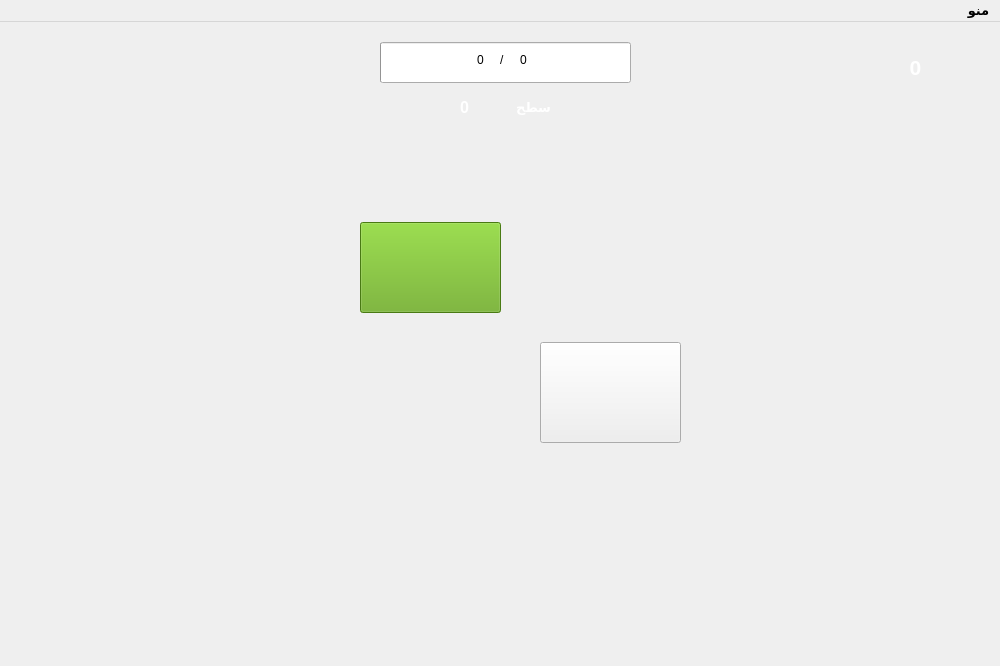
<?xml version="1.0" encoding="UTF-8"?>
<ui version="4.0">
 <class>Farm</class>
 <widget class="QMainWindow" name="Farm">
  <property name="geometry">
   <rect>
    <x>0</x>
    <y>0</y>
    <width>1000</width>
    <height>666</height>
   </rect>
  </property>
  <property name="windowTitle">
   <string>زمين بازي</string>
  </property>
  <property name="windowIcon">
   <iconset resource="resource.qrc">
    <normaloff>:/new/prefix1/Icons/WindowIcon.jpg</normaloff>:/new/prefix1/Icons/WindowIcon.jpg</iconset>
  </property>
  <widget class="QWidget" name="centralwidget">
   <widget class="QLabel" name="label_2">
    <property name="geometry">
     <rect>
      <x>0</x>
      <y>-20</y>
      <width>1000</width>
      <height>666</height>
     </rect>
    </property>
    <property name="text">
     <string/>
    </property>
    <property name="pixmap">
     <pixmap resource="resource.qrc">:/new/prefix1/Icons/Farm.jpg</pixmap>
    </property>
    <property name="scaledContents">
     <bool>true</bool>
    </property>
   </widget>
   <widget class="QPushButton" name="Storage_pbn">
    <property name="geometry">
     <rect>
      <x>500</x>
      <y>130</y>
      <width>101</width>
      <height>91</height>
     </rect>
    </property>
    <property name="cursor">
     <cursorShape>PointingHandCursor</cursorShape>
    </property>
    <property name="toolTip">
     <string>انبار</string>
    </property>
    <property name="styleSheet">
     <string notr="true">background-color: rgb(102, 171, 26);</string>
    </property>
    <property name="text">
     <string/>
    </property>
    <property name="icon">
     <iconset resource="resource.qrc">
      <normaloff>:/new/prefix1/Icons/Storage.png</normaloff>:/new/prefix1/Icons/Storage.png</iconset>
    </property>
    <property name="iconSize">
     <size>
      <width>100</width>
      <height>150</height>
     </size>
    </property>
    <property name="flat">
     <bool>true</bool>
    </property>
   </widget>
   <widget class="QPushButton" name="Siloo_pbn">
    <property name="geometry">
     <rect>
      <x>680</x>
      <y>230</y>
      <width>91</width>
      <height>101</height>
     </rect>
    </property>
    <property name="cursor">
     <cursorShape>PointingHandCursor</cursorShape>
    </property>
    <property name="toolTip">
     <string>سیلو</string>
    </property>
    <property name="text">
     <string/>
    </property>
    <property name="icon">
     <iconset resource="resource.qrc">
      <normaloff>:/new/prefix1/Icons/Siloo.png</normaloff>:/new/prefix1/Icons/Siloo.png</iconset>
    </property>
    <property name="iconSize">
     <size>
      <width>100</width>
      <height>150</height>
     </size>
    </property>
    <property name="flat">
     <bool>true</bool>
    </property>
   </widget>
   <widget class="QPushButton" name="pushButton_3">
    <property name="geometry">
     <rect>
      <x>0</x>
      <y>530</y>
      <width>111</width>
      <height>101</height>
     </rect>
    </property>
    <property name="cursor">
     <cursorShape>PointingHandCursor</cursorShape>
    </property>
    <property name="toolTip">
     <string>فروشگاه</string>
    </property>
    <property name="styleSheet">
     <string notr="true">background-color: rgb(102, 171, 26);</string>
    </property>
    <property name="text">
     <string/>
    </property>
    <property name="icon">
     <iconset resource="resource.qrc">
      <normaloff>:/new/prefix1/Icons/Shop1.png</normaloff>:/new/prefix1/Icons/Shop1.png</iconset>
    </property>
    <property name="iconSize">
     <size>
      <width>200</width>
      <height>100</height>
     </size>
    </property>
    <property name="flat">
     <bool>true</bool>
    </property>
   </widget>
   <widget class="QLabel" name="label_3">
    <property name="geometry">
     <rect>
      <x>940</x>
      <y>10</y>
      <width>55</width>
      <height>71</height>
     </rect>
    </property>
    <property name="text">
     <string/>
    </property>
    <property name="pixmap">
     <pixmap resource="resource.qrc">:/new/prefix1/Icons/Coin2.png</pixmap>
    </property>
    <property name="scaledContents">
     <bool>true</bool>
    </property>
   </widget>
   <widget class="QLabel" name="Num_Coin">
    <property name="geometry">
     <rect>
      <x>890</x>
      <y>30</y>
      <width>51</width>
      <height>31</height>
     </rect>
    </property>
    <property name="font">
     <font>
      <pointsize>11</pointsize>
      <weight>75</weight>
      <bold>true</bold>
     </font>
    </property>
    <property name="styleSheet">
     <string notr="true">color: rgb(255, 255, 255);</string>
    </property>
    <property name="text">
     <string>&lt;html&gt;&lt;head/&gt;&lt;body&gt;&lt;p align=&quot;center&quot;&gt;&lt;span style=&quot; font-size:16pt; font-weight:600;&quot;&gt;0&lt;/span&gt;&lt;/p&gt;&lt;/body&gt;&lt;/html&gt;</string>
    </property>
   </widget>
   <widget class="QPushButton" name="YonjehFarm_pbn">
    <property name="geometry">
     <rect>
      <x>360</x>
      <y>200</y>
      <width>141</width>
      <height>91</height>
     </rect>
    </property>
    <property name="cursor">
     <cursorShape>PointingHandCursor</cursorShape>
    </property>
    <property name="toolTip">
     <string>زمین یونجه</string>
    </property>
    <property name="styleSheet">
     <string notr="true">background-color: rgb(102, 171, 26);</string>
    </property>
    <property name="text">
     <string/>
    </property>
    <property name="icon">
     <iconset resource="resource.qrc">
      <normaloff>:/new/prefix1/Icons/YonjehFarm.jpg</normaloff>:/new/prefix1/Icons/YonjehFarm.jpg</iconset>
    </property>
    <property name="iconSize">
     <size>
      <width>200</width>
      <height>100</height>
     </size>
    </property>
   </widget>
   <widget class="QPushButton" name="GandomFarm_pbn">
    <property name="geometry">
     <rect>
      <x>540</x>
      <y>320</y>
      <width>141</width>
      <height>101</height>
     </rect>
    </property>
    <property name="cursor">
     <cursorShape>PointingHandCursor</cursorShape>
    </property>
    <property name="toolTip">
     <string>زمین گندم</string>
    </property>
    <property name="text">
     <string/>
    </property>
    <property name="icon">
     <iconset resource="resource.qrc">
      <normaloff>:/new/prefix1/Icons/GndomFarm.png</normaloff>:/new/prefix1/Icons/GndomFarm.png</iconset>
    </property>
    <property name="iconSize">
     <size>
      <width>200</width>
      <height>100</height>
     </size>
    </property>
   </widget>
   <widget class="QPushButton" name="SheepHome_pbn">
    <property name="geometry">
     <rect>
      <x>200</x>
      <y>270</y>
      <width>181</width>
      <height>101</height>
     </rect>
    </property>
    <property name="cursor">
     <cursorShape>PointingHandCursor</cursorShape>
    </property>
    <property name="toolTip">
     <string>آغل</string>
    </property>
    <property name="text">
     <string/>
    </property>
    <property name="icon">
     <iconset resource="resource.qrc">
      <normaloff>:/new/prefix1/Icons/Aghol.png</normaloff>:/new/prefix1/Icons/Aghol.png</iconset>
    </property>
    <property name="iconSize">
     <size>
      <width>200</width>
      <height>100</height>
     </size>
    </property>
    <property name="flat">
     <bool>true</bool>
    </property>
   </widget>
   <widget class="QPushButton" name="ChickenHome_pbn">
    <property name="geometry">
     <rect>
      <x>330</x>
      <y>330</y>
      <width>141</width>
      <height>111</height>
     </rect>
    </property>
    <property name="cursor">
     <cursorShape>PointingHandCursor</cursorShape>
    </property>
    <property name="toolTip">
     <string>مرغ داری</string>
    </property>
    <property name="text">
     <string/>
    </property>
    <property name="icon">
     <iconset resource="resource.qrc">
      <normaloff>:/new/prefix1/Icons/Chickenhome.png</normaloff>:/new/prefix1/Icons/Chickenhome.png</iconset>
    </property>
    <property name="iconSize">
     <size>
      <width>200</width>
      <height>100</height>
     </size>
    </property>
    <property name="flat">
     <bool>true</bool>
    </property>
   </widget>
   <widget class="QPushButton" name="CowHome_pbn">
    <property name="geometry">
     <rect>
      <x>440</x>
      <y>410</y>
      <width>161</width>
      <height>101</height>
     </rect>
    </property>
    <property name="cursor">
     <cursorShape>PointingHandCursor</cursorShape>
    </property>
    <property name="toolTip">
     <string>گاوداری</string>
    </property>
    <property name="statusTip">
     <string/>
    </property>
    <property name="text">
     <string/>
    </property>
    <property name="icon">
     <iconset resource="resource.qrc">
      <normaloff>:/new/prefix1/Icons/Cow_Home.png</normaloff>:/new/prefix1/Icons/Cow_Home.png</iconset>
    </property>
    <property name="iconSize">
     <size>
      <width>200</width>
      <height>100</height>
     </size>
    </property>
    <property name="flat">
     <bool>true</bool>
    </property>
   </widget>
   <widget class="QPushButton" name="pushButton">
    <property name="geometry">
     <rect>
      <x>10</x>
      <y>10</y>
      <width>91</width>
      <height>91</height>
     </rect>
    </property>
    <property name="cursor">
     <cursorShape>PointingHandCursor</cursorShape>
    </property>
    <property name="toolTip">
     <string>&lt;html&gt;&lt;head/&gt;&lt;body&gt;&lt;p&gt;رتبه بندی&lt;/p&gt;&lt;/body&gt;&lt;/html&gt;</string>
    </property>
    <property name="text">
     <string/>
    </property>
    <property name="icon">
     <iconset resource="resource.qrc">
      <normaloff>:/new/prefix1/Icons/Ranking.png</normaloff>:/new/prefix1/Icons/Ranking.png</iconset>
    </property>
    <property name="iconSize">
     <size>
      <width>200</width>
      <height>100</height>
     </size>
    </property>
    <property name="flat">
     <bool>true</bool>
    </property>
   </widget>
   <widget class="QProgressBar" name="progressBar">
    <property name="geometry">
     <rect>
      <x>380</x>
      <y>20</y>
      <width>251</width>
      <height>41</height>
     </rect>
    </property>
    <property name="toolTip">
     <string>&lt;html&gt;&lt;head/&gt;&lt;body&gt;&lt;p&gt;تجربه&lt;/p&gt;&lt;/body&gt;&lt;/html&gt;</string>
    </property>
    <property name="styleSheet">
     <string notr="true"/>
    </property>
    <property name="value">
     <number>0</number>
    </property>
    <property name="textVisible">
     <bool>false</bool>
    </property>
   </widget>
   <widget class="QLabel" name="label">
    <property name="geometry">
     <rect>
      <x>500</x>
      <y>70</y>
      <width>51</width>
      <height>31</height>
     </rect>
    </property>
    <property name="font">
     <font>
      <pointsize>10</pointsize>
      <weight>75</weight>
      <bold>true</bold>
     </font>
    </property>
    <property name="styleSheet">
     <string notr="true">color: rgb(255, 255, 255);</string>
    </property>
    <property name="text">
     <string>سطح</string>
    </property>
   </widget>
   <widget class="QLabel" name="_Level">
    <property name="geometry">
     <rect>
      <x>460</x>
      <y>70</y>
      <width>41</width>
      <height>31</height>
     </rect>
    </property>
    <property name="font">
     <font>
      <pointsize>12</pointsize>
      <weight>75</weight>
      <bold>true</bold>
     </font>
    </property>
    <property name="styleSheet">
     <string notr="true">color: rgb(255, 255, 255);</string>
    </property>
    <property name="text">
     <string>0</string>
    </property>
   </widget>
   <widget class="QLabel" name="_Experience">
    <property name="geometry">
     <rect>
      <x>465</x>
      <y>30</y>
      <width>31</width>
      <height>16</height>
     </rect>
    </property>
    <property name="text">
     <string>0</string>
    </property>
    <property name="alignment">
     <set>Qt::AlignCenter</set>
    </property>
   </widget>
   <widget class="QLabel" name="label_6">
    <property name="geometry">
     <rect>
      <x>500</x>
      <y>30</y>
      <width>16</width>
      <height>16</height>
     </rect>
    </property>
    <property name="text">
     <string>/</string>
    </property>
   </widget>
   <widget class="QLabel" name="_Max_Experience">
    <property name="geometry">
     <rect>
      <x>520</x>
      <y>30</y>
      <width>31</width>
      <height>16</height>
     </rect>
    </property>
    <property name="text">
     <string>0</string>
    </property>
   </widget>
   <zorder>label_2</zorder>
   <zorder>Siloo_pbn</zorder>
   <zorder>Storage_pbn</zorder>
   <zorder>pushButton_3</zorder>
   <zorder>label_3</zorder>
   <zorder>YonjehFarm_pbn</zorder>
   <zorder>GandomFarm_pbn</zorder>
   <zorder>SheepHome_pbn</zorder>
   <zorder>ChickenHome_pbn</zorder>
   <zorder>CowHome_pbn</zorder>
   <zorder>Num_Coin</zorder>
   <zorder>pushButton</zorder>
   <zorder>progressBar</zorder>
   <zorder>label</zorder>
   <zorder>_Level</zorder>
   <zorder>_Experience</zorder>
   <zorder>label_6</zorder>
   <zorder>_Max_Experience</zorder>
  </widget>
  <widget class="QMenuBar" name="menuBar">
   <property name="geometry">
    <rect>
     <x>0</x>
     <y>0</y>
     <width>1000</width>
     <height>22</height>
    </rect>
   </property>
   <property name="font">
    <font>
     <pointsize>10</pointsize>
     <weight>75</weight>
     <bold>true</bold>
    </font>
   </property>
   <property name="cursor">
    <cursorShape>ArrowCursor</cursorShape>
   </property>
   <property name="layoutDirection">
    <enum>Qt::RightToLeft</enum>
   </property>
   <property name="styleSheet">
    <string notr="true"/>
   </property>
   <widget class="QMenu" name="menu">
    <property name="title">
     <string>منو</string>
    </property>
    <addaction name="ExitAction"/>
    <addaction name="ProfileAction"/>
   </widget>
   <addaction name="menu"/>
  </widget>
  <action name="ExitAction">
   <property name="text">
    <string>خروج</string>
   </property>
   <property name="shortcut">
    <string/>
   </property>
  </action>
  <action name="ProfileAction">
   <property name="text">
    <string>پروفايل</string>
   </property>
  </action>
 </widget>
 <resources>
  <include location="resource.qrc"/>
 </resources>
 <connections/>
</ui>
